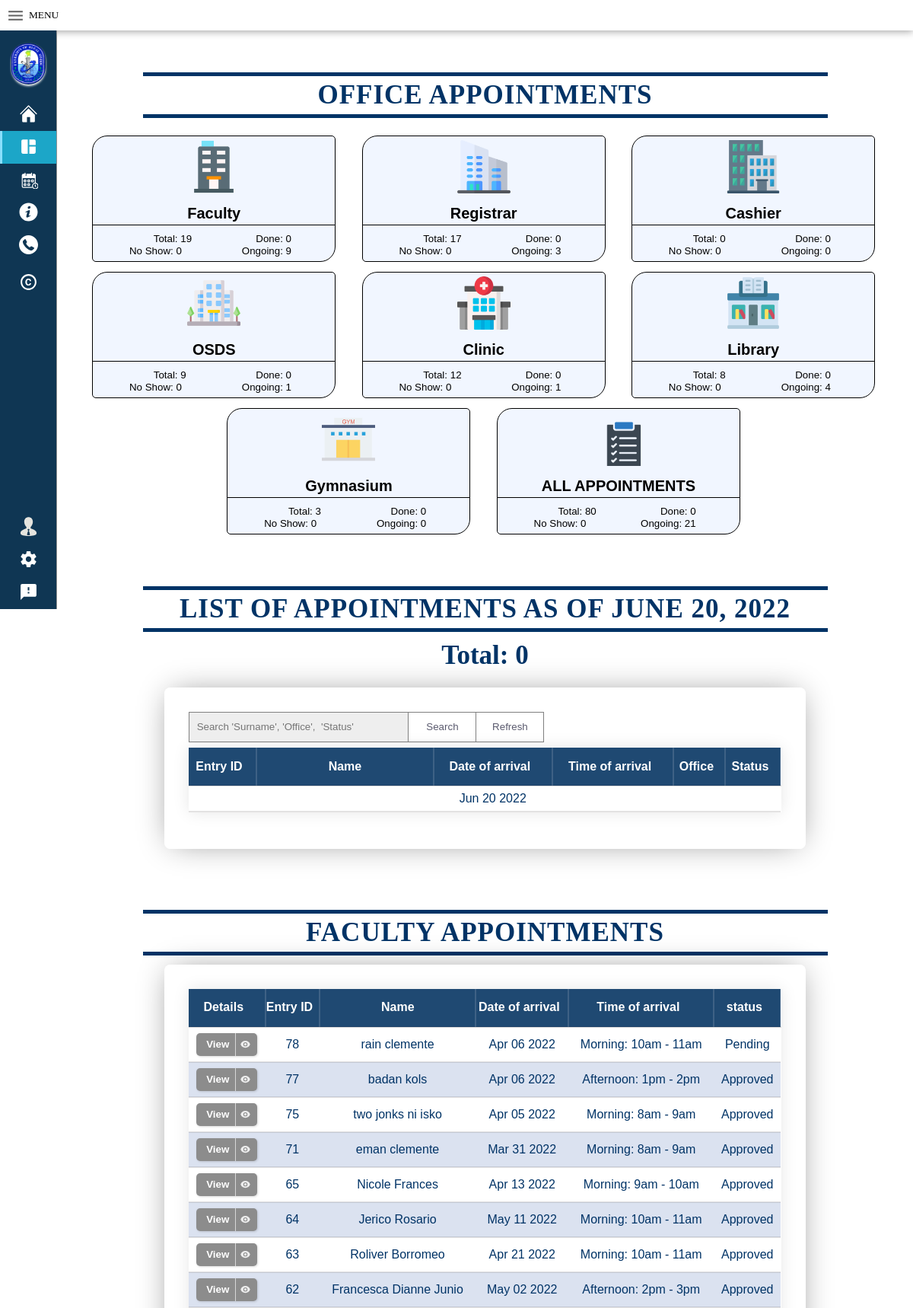
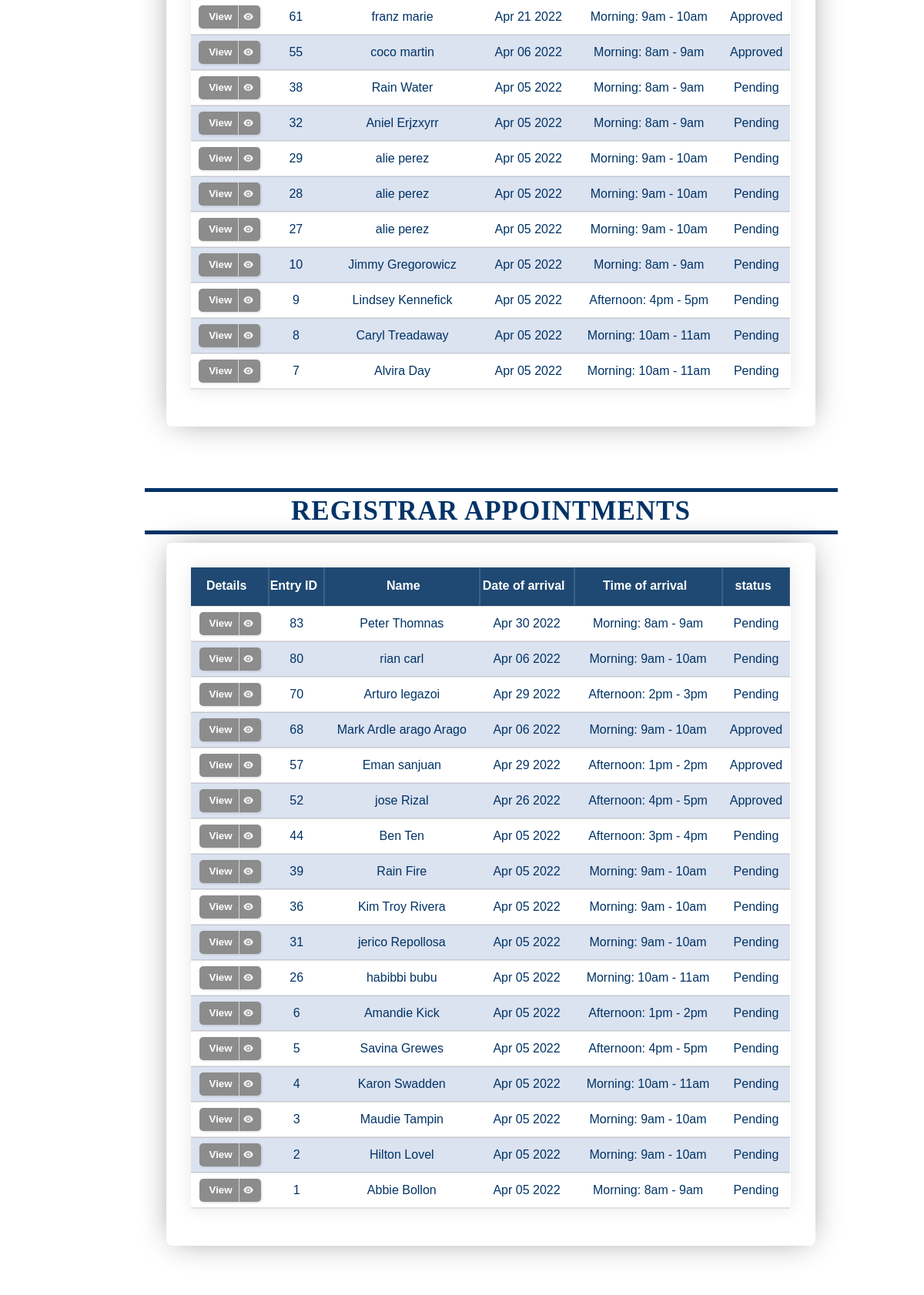
Screenshot of /Dashboard_admin.php (upper part) with the database file from the repository (2 pictures, top to bottom).
### tables this page shows
CREATE TABLE `stakeholders` (
  `id` int(11) NOT NULL,
  `first_name` varchar(20) NOT NULL,
  `last_name` varchar(20) NOT NULL,
  `category` varchar(50) NOT NULL,
  `address` varchar(20) NOT NULL,
  `contact_No` varchar(11) NOT NULL,
  `email` varchar(50) NOT NULL,
  `time` varchar(20) NOT NULL,
  `office` varchar(20) NOT NULL,
  `purpose_of_appoint` varchar(100) NOT NULL,
  `status` varchar(20) NOT NULL,
  `date` date NOT NULL,
  `validity_of_QR` date NOT NULL,
  `added_at` datetime NOT NULL DEFAULT current_timestamp()
);

### Dashboard_admin.php (the view, shortened to what the rows shown need)
<?php
$con = connection();
?>
<!DOCTYPE html>
<html>
<head>
    <link rel="stylesheet" href="https://maxcdn.bootstrapcdn.com/font-awesome/4.5.0/css/font-awesome.min.css">
    <link rel="stylesheet" type="text/css" href="CSS/index.css"></link>
    <link rel="stylesheet" type="text/css" href="CSS/dashboard.css"></link>
    <link rel="stylesheet" type="text/css" href="CSS/view_appointment.css"></link>
</head>
<body >
  <header class="header">
      <div class="Welcome"><h1> Welcome to University of Rizal System Morong</h1></h1></div>
    </header>
        <div class="container">
        <div class="MainBody">
          <div class="container-appoint">
          <div class="view-appoint">
              <div class="container-view-appointment">
                <table>
                    <thead>
                      <tr >
                        <th> Entry ID</th>
                        <th Class="name"> Name    </th>
                        <th>Date of arrival</th>
                        <th>Time of arrival</th>
                        <th>Office</th>
                        <th>Status</th>
                      </tr>
                    </thead>
                </table>
              </div>
            </div>
              <div  >
                <?php $sql = "SELECT * FROM stakeholders   WHERE office ='Faculty' ORDER BY id DESC";
                $client = $con->query($sql) or die ($con->error);
                $row = $client->fetch_assoc()
                ?>
              <div class="container-view-appointment">
                <table>
                    <thead>
                      <tr>
                        <th>Details</th>
                        <th>Entry ID</th>
                        <th Class="name"> Name    </th>
                        <th>Date of arrival</th>
                        <th>Time of arrival</th>
                        <th>status</th>
                      </tr>
                    </thead>
                    <tbody>
                    <?php do{?>
                      <tr class="data">
                        <td Class="details">
                          <button class="noselect" onclick="window.location.href='Details.php?ID=<?php echo $row['id'];?>'"><span class='text'>View</span>
                        <span class="icon"></span></button>
                        </td>
                        <td> <?php echo $row['id'];?> </td>
                        <td Class="tdname"> <?php echo $row['first_name'];?>
                            <?php echo $row['last_name'];?></td>
                        <td  pattern="mm/dd/yyyy">  <?php $orgDate =  $row['date'];
                                                              $newDate = new DateTime($orgDate);
                                                                echo $newDate->format('M d Y');
                                                        ?></td>
                        <td> <?php echo $row['time'];?></td>
                        <td> <?php echo $row['status'];?></td>
                      </tr>
                    <?php }while($row = $client->fetch_assoc()); ?>
                    </tbody>
                </table>
              </div>
          </div>
            <div style="margin: 2em 0 2em 0">
                <?php $sql = "SELECT * FROM stakeholders   WHERE office ='Registrar' ORDER BY id DESC";
                $client = $con->query($sql) or die ($con->error);
                $row = $client->fetch_assoc()
                ?>
              <div class="container-view-appointment">
                <table>
                    <thead>
                      <tr>
                        <th>Details</th>
                        <th>Entry ID</th>
                        <th Class="name"> Name    </th>
                        <th>Date of arrival</th>
                        <th>Time of arrival</th>
                        <th>status</th>
                      </tr>
                    </thead>
                    <tbody>
                    <?php do{?>
                      <tr class="data">
                        <td Class="details">
                          <button class="noselect" onclick="window.location.href='Details.php?ID=<?php echo $row['id'];?>'"><span class='text'>View</span>
                        <span class="icon"></span></button>
                        </td>
                        <td> <?php echo $row['id'];?> </td>
                        <td Class="tdname"> <?php echo $row['first_name'];?>
                            <?php echo $row['last_name'];?></td>
                        <td  pattern="mm/dd/yyyy">  <?php $orgDate =  $row['date'];
                                                              $newDate = new DateTime($orgDate);
                                                                echo $newDate->format('M d Y');
                                                        ?></td>
                        <td> <?php echo $row['time'];?></td>
                        <td> <?php echo $row['status'];?></td>
                      </tr>
                    <?php }while($row = $client->fetch_assoc()); ?>
                    </tbody>
                </table>
              </div>
          </div>
        </div>
      </div>
</body>
</html>

### rows the page displays
stakeholders: id "78", first_name "rain", last_name "clemente", date "Apr 06 2022", time "Morning: 10am - 11am", status "Pending"
stakeholders: id "77", first_name "badan", last_name "kols", date "Apr 06 2022", time "Afternoon: 1pm - 2pm", status "Approved"
stakeholders: id "75", first_name "two jonks", last_name "ni isko", date "Apr 05 2022", time "Morning: 8am - 9am", status "Approved"
stakeholders: id "71", first_name "eman", last_name "clemente", date "Mar 31 2022", time "Morning: 8am - 9am", status "Approved"
stakeholders: id "65", first_name "Nicole", last_name "Frances", date "Apr 13 2022", time "Morning: 9am - 10am", status "Approved"
stakeholders: id "64", first_name "Jerico", last_name "Rosario", date "May 11 2022", time "Morning: 10am - 11am", status "Approved"
stakeholders: id "63", first_name "Roliver", last_name "Borromeo", date "Apr 21 2022", time "Morning: 10am - 11am", status "Approved"
stakeholders: id "62", first_name "Francesca Dianne", last_name "Junio", date "May 02 2022", time "Afternoon: 2pm - 3pm", status "Approved"
stakeholders: id "61", first_name "franz", last_name "marie", date "Apr 21 2022", time "Morning: 9am - 10am", status "Approved"
stakeholders: id "55", first_name "coco", last_name "martin", date "Apr 06 2022", time "Morning: 8am - 9am", status "Approved"
stakeholders: id "38", first_name "Rain", last_name "Water", date "Apr 05 2022", time "Morning: 8am - 9am", status "Pending"
stakeholders: id "32", first_name "Aniel", last_name "Erjzxyrr", date "Apr 05 2022", time "Morning: 8am - 9am", status "Pending"
stakeholders: id "29", first_name "alie", last_name "perez", date "Apr 05 2022", time "Morning: 9am - 10am", status "Pending"
stakeholders: id "28", first_name "alie", last_name "perez", date "Apr 05 2022", time "Morning: 9am - 10am", status "Pending"
stakeholders: id "27", first_name "alie", last_name "perez", date "Apr 05 2022", time "Morning: 9am - 10am", status "Pending"
stakeholders: id "10", first_name "Jimmy", last_name "Gregorowicz", date "Apr 05 2022", time "Morning: 8am - 9am", status "Pending"
stakeholders: id "9", first_name "Lindsey", last_name "Kennefick", date "Apr 05 2022", time "Afternoon: 4pm - 5pm", status "Pending"
stakeholders: id "8", first_name "Caryl", last_name "Treadaway", date "Apr 05 2022", time "Morning: 10am - 11am", status "Pending"
stakeholders: id "7", first_name "Alvira", last_name "Day", date "Apr 05 2022", time "Morning: 10am - 11am", status "Pending"
stakeholders: id "83", first_name "Peter", last_name "Thomnas", date "Apr 30 2022", time "Morning: 8am - 9am", status "Pending"
stakeholders: id "80", first_name "rian", last_name "carl", date "Apr 06 2022", time "Morning: 9am - 10am", status "Pending"
stakeholders: id "70", first_name "Arturo", last_name "legazoi", date "Apr 29 2022", time "Afternoon: 2pm - 3pm", status "Pending"
stakeholders: id "68", first_name "Mark Ardle arago", last_name "Arago", date "Apr 06 2022", time "Morning: 9am - 10am", status "Approved"
stakeholders: id "57", first_name "Eman", last_name "sanjuan", date "Apr 29 2022", time "Afternoon: 1pm - 2pm", status "Approved"
stakeholders: id "52", first_name "jose", last_name "Rizal", date "Apr 26 2022", time "Afternoon: 4pm - 5pm", status "Approved"
stakeholders: id "44", first_name "Ben", last_name "Ten", date "Apr 05 2022", time "Afternoon: 3pm - 4pm", status "Pending"
stakeholders: id "39", first_name "Rain", last_name "Fire", date "Apr 05 2022", time "Morning: 9am - 10am", status "Pending"
stakeholders: id "36", first_name "Kim Troy", last_name "Rivera", date "Apr 05 2022", time "Morning: 9am - 10am", status "Pending"
stakeholders: id "31", first_name "jerico", last_name "Repollosa", date "Apr 05 2022", time "Morning: 9am - 10am", status "Pending"
stakeholders: id "26", first_name "habibbi", last_name "bubu", date "Apr 05 2022", time "Morning: 10am - 11am", status "Pending"
stakeholders: id "6", first_name "Amandie", last_name "Kick", date "Apr 05 2022", time "Afternoon: 1pm - 2pm", status "Pending"
stakeholders: id "5", first_name "Savina", last_name "Grewes", date "Apr 05 2022", time "Afternoon: 4pm - 5pm", status "Pending"
stakeholders: id "4", first_name "Karon", last_name "Swadden", date "Apr 05 2022", time "Morning: 10am - 11am", status "Pending"
stakeholders: id "3", first_name "Maudie", last_name "Tampin", date "Apr 05 2022", time "Morning: 9am - 10am", status "Pending"
stakeholders: id "2", first_name "Hilton", last_name "Lovel", date "Apr 05 2022", time "Morning: 9am - 10am", status "Pending"
stakeholders: id "1", first_name "Abbie", last_name "Bollon", date "Apr 05 2022", time "Morning: 8am - 9am", status "Pending"

### other values shown
$stmt->num_rows "19"
$stmt->num_rows "0"
$stmt->num_rows "9"
$stmt->num_rows "17"
$stmt->num_rows "3"
$stmt->num_rows "1"
$stmt->num_rows "12"
$stmt->num_rows "8"
$stmt->num_rows "4"
$stmt->num_rows "80"
$stmt->num_rows "21"
$newDate->format('M d Y') "Jun 20 2022"
